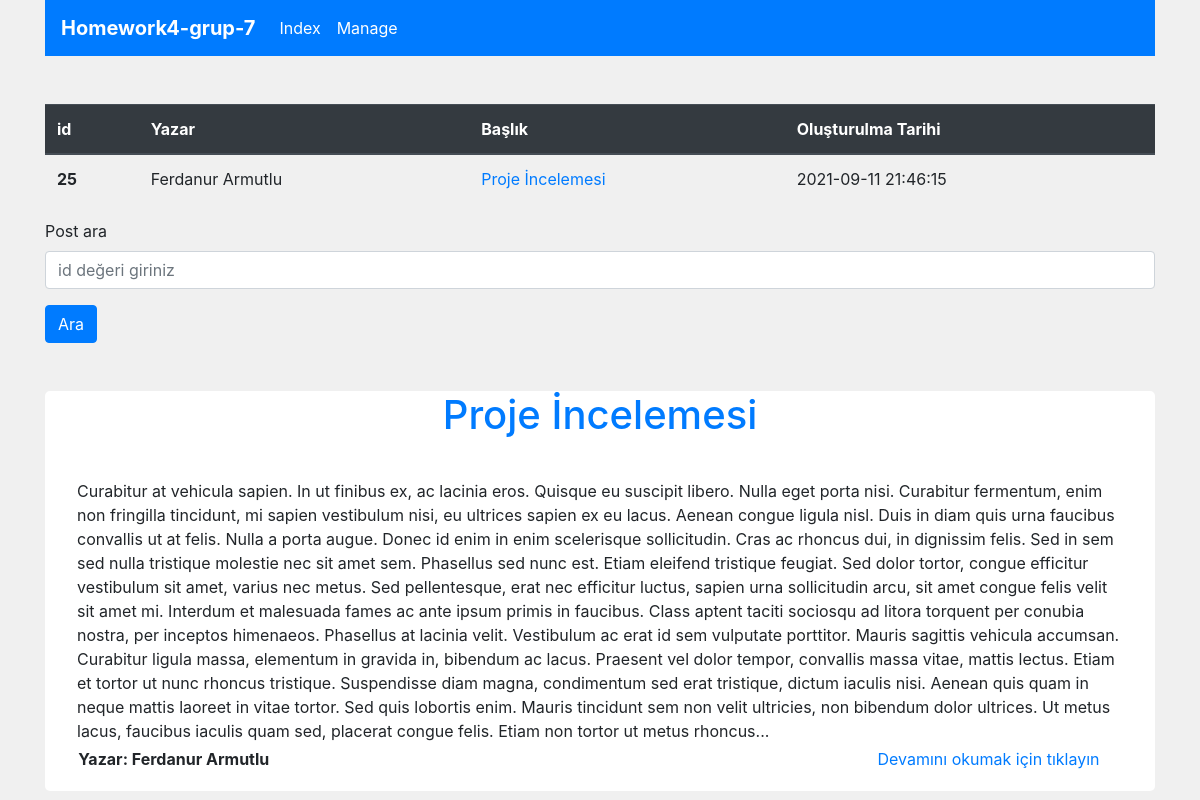
/index.php?post=25, run on the app's committed database.
### tables this page shows
CREATE TABLE `posts` (
  `id` int(11) NOT NULL,
  `author` varchar(55) NOT NULL,
  `post_detail` text NOT NULL,
  `post_header` varchar(255) NOT NULL,
  `post_created` datetime NOT NULL DEFAULT current_timestamp(),
  `post_updated` datetime NOT NULL DEFAULT current_timestamp()
);

### db.class.php (called while the page is built, shortened)
<?php
class DB{
    protected string $user = "root";
    protected string $pass = "";
    protected string $db_name = "post";
    protected string $host_name ="localhost";
    public function createConn() : PDO{
        try{
            return new PDO("mysql:host=$this->host_name;dbname=$this->db_name","$this->user","$this->pass");
        }catch(PDOException $e){
            echo $e-> getMessage();
        }
    }
    public function get(string $table_name, int $id) : array{
        $conn  = $this->createConn();
        $stmt = $conn->prepare("SELECT * FROM $table_name WHERE id = $id");
        $stmt->execute();
        return $stmt->fetchAll(PDO::FETCH_ASSOC);
    }
}

### post.class.php (called while the page is built, shortened)
<?php
require "db.class.php";
class Post{
    private object $database;
    public function __construct(DB $database)
    {
        $this->database = $database;
    }
    public function postDetail(int $post_id): array{
        return $this->database->get("posts", $post_id);
    }
}

### index.php (the view, shortened to what this page needs)
<?php  require "post.class.php"; ?>
<!DOCTYPE html>
<html lang="en">
<head>
    <link rel="stylesheet" href="https://cdn.jsdelivr.net/npm/bootstrap@4.6.0/dist/css/bootstrap.min.css">
</head>
<body style = "background-color:rgb(240, 240, 240)">
<div class = "container">
<nav class="navbar navbar-expand-lg navbar-light bg-primary mb-5"  >
  <a class="navbar-brand" href="" style="color: white; font-weight:bold">Homework4-grup-7</a>
  <div class="collapse navbar-collapse" id="navbarNav">
    <ul class="navbar-nav">
      <li class="nav-item active">
        <a class="nav-link" style="color: white;" href="http://localhost/homework4-grup-7/index.php">Index <span class="sr-only">(current)</span></a>
      </li>
      <li class="nav-item active">
        <a class="nav-link" style="color: white;" href="http://localhost/homework4-grup-7/manage.php">Manage<span class="sr-only">(current)</span></a>
      </li>
    </ul>
  </div>
</nav>
    <table class="table">
    <thead class="thead-dark">
      <tr>
        <th scope="col">id</th>
        <th scope="col">Yazar</th>
        <th scope="col">Başlık</th>
        <th scope="col">Oluşturulma Tarihi</th>
      </tr>
    </thead>
    <tbody>
      <?php
      if(isset($_GET['post'])){
        $id = $_GET['post'];
        $postObj = new Post(new DB());
        $post = $postObj->postDetail($id);
        foreach($post as $post_val){
          echo "<tr>" . PHP_EOL;
          echo "<th scope ='row'>$post_val[id]</th>" . PHP_EOL;
          echo "<td>$post_val[author]</td>" . PHP_EOL;
          echo "<td><a href='http://localhost/homework4-grup7/$post_val[post_header].php'> $post_val[post_header]</a></td>" . PHP_EOL;
          echo "<td>$post_val[post_created]</td>" . PHP_EOL;
          echo "</tr> " . PHP_EOL;
      }
      }
      ?>
    </tbody>
</table>
<form action="index.php" method="GET">
<div class="form-group">
       <label for="search-post">Post ara</label>
       <input type="text" name = "post" class="form-control" placeholder="id değeri giriniz">
</div>
<button class="btn btn-primary" type="submit">Ara</button>
</form>
<div class="container p-0 mt-5">
    <?php
  if(isset($_GET['post'])){
    foreach($post as $post_val){
      echo "<div class ='post-box mt-5'>";
      echo "<div class = 'post-box-inner'>";
      echo "<h1> <a href='http://localhost/homework4-grup7/$post_val[post_header].php'>$post_val[post_header]</a></h1>";
      echo "<p>";
      echo substr($post_val['post_detail'], 0 ,1500);
      echo "...</p>";
      echo "</div>";
      echo "<div class ='post-author'>Yazar: $post_val[author]</div>";
      echo "<div class ='post-read'><a href='http://localhost/homework4-grup7/$post_val[post_header].php'>Devamını okumak için tıklayın</a></div>";
      echo "</div>";
    }
  }
    ?>
</div>
</body>
</html>

### index.php (style rules this page uses)
.post-box { width: 100%; height: 400px; background-color: white; border-radius: 5px; position: relative; }
.post-box h1 { text-align: center; }
.post-box-inner p { padding: 2em; }
.post-box-inner a { text-decoration: none; }
.post-author { position: absolute; bottom:5%; left: 3%; font-weight: bold; }
.post-read { position: absolute; bottom: 5%; right:5%; }

### data on the page
posts: id "25", author "Ferdanur Armutlu", post_header "Proje İncelemesi", post_created "2021-09-11 21:46:15", post_detail "Curabitur at vehicula sapien. In ut finibus ex, ac lacinia eros. Quisque eu suscipit libero. Nulla eget porta nisi. Curabitur fermentum, enim non fringilla tincidunt, mi sapien vestibulum nisi, eu ultrices sapien ex eu lacus. Aenean congue ligula nisl. Duis in diam quis urna faucibus convallis ut at felis. Nulla a porta augue. Donec id enim in enim scelerisque sollicitudin. Cras ac rhoncus dui, in dignissim felis. Sed in sem sed nulla tristique molestie nec sit amet sem. Phasellus sed nunc est. Etiam eleifend tristique feugiat. Sed dolor tortor, congue efficitur vestibulum sit amet, varius nec metus. Sed pellentesque, erat nec efficitur luctus, sapien urna sollicitudin arcu, sit amet congue…"
